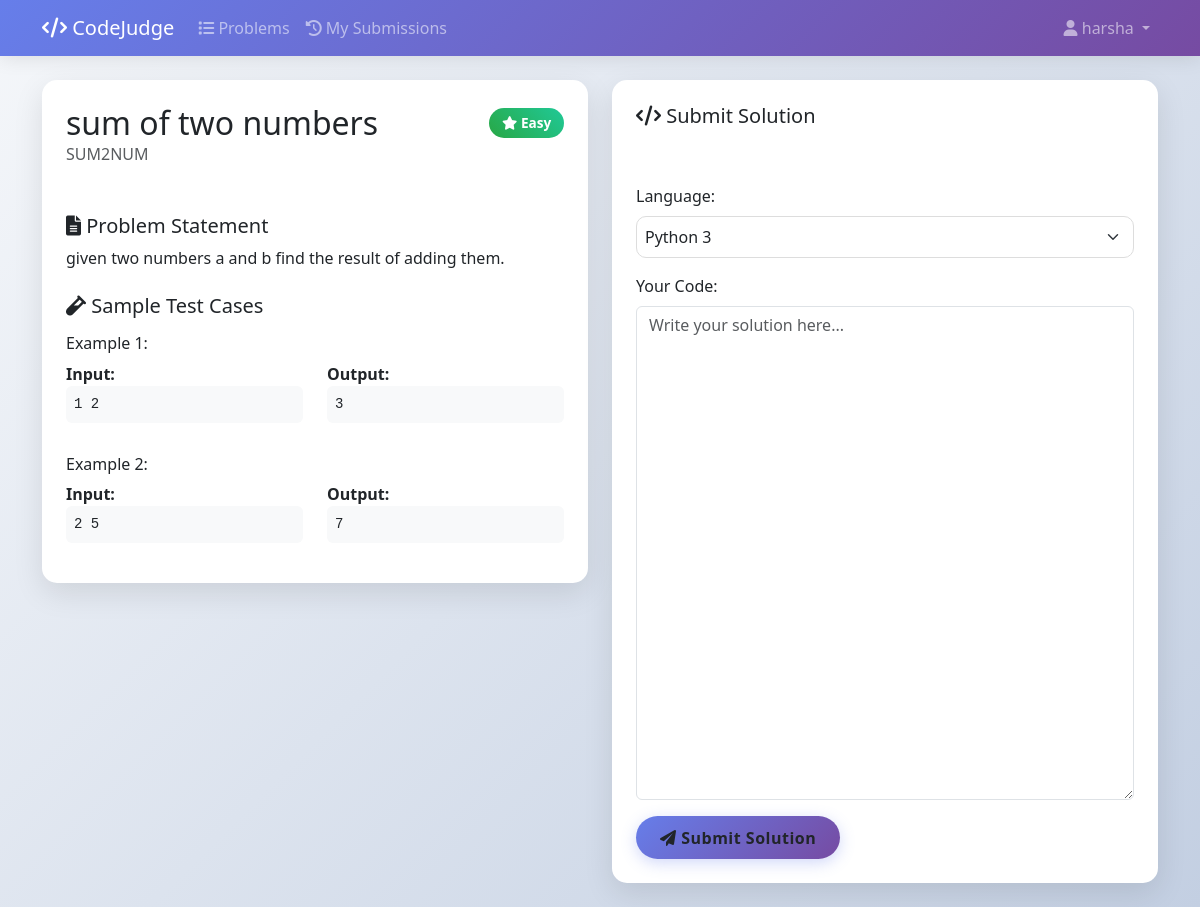
The page /problems/SUM2NUM/ (signed in) on the database its author committed.
### core/models.py (models this page shows, shortened)
class Problem(models.Model):
    DIFFICULTY = (('E','Easy'),('M','Medium'),('H','Hard'))
    name = models.CharField(max_length=100)
    short_code = models.CharField(max_length=40,unique=True)
    statement = models.TextField()
    difficulty = models.CharField(max_length=1,choices=DIFFICULTY)

class TestCase(models.Model):
    problem = models.ForeignKey(Problem, on_delete=models.CASCADE, related_name='testcases')
    input = models.TextField()
    output = models.TextField()
    is_hidden = models.BooleanField(default=False)  # Add this field
    order = models.IntegerField(default=0)  # For ordering test cases
    class Meta:
        ordering = ['order']

### core/views.py (the view, shortened to what this page needs)
# urls.py: path('<str:short_code>/', problem_detail, name='problem_detail'),  # This handles /problems/<code>/
def problem_detail(request, short_code):
    problem = get_object_or_404(Problem, short_code=short_code)
    visible_testcases = problem.testcases.filter(is_hidden=False)
    context = {
        'problem': problem,
        'testcases': visible_testcases,
    }
    return render(request, 'problem_detail.html', context)

### core/templates/problem_detail.html (shortened to what this page needs)
{% load static %}
<!DOCTYPE html>
<html lang="en">
<head>
    <link href="https://cdn.jsdelivr.net/npm/bootstrap@5.3.0/dist/css/bootstrap.min.css" rel="stylesheet">
    <link href="https://cdnjs.cloudflare.com/ajax/libs/font-awesome/6.0.0/css/all.min.css" rel="stylesheet">
    <link href="https://cdnjs.cloudflare.com/ajax/libs/codemirror/5.65.2/codemirror.min.css" rel="stylesheet">
    <link href="https://cdnjs.cloudflare.com/ajax/libs/codemirror/5.65.2/theme/monokai.min.css" rel="stylesheet">
</head>
<body>
    <nav class="navbar navbar-expand-lg navbar-dark">
        <div class="container">
            <a class="navbar-brand" href="{% url 'core:problems_list' %}">
                <i class="fas fa-code"></i> CodeJudge
            </a>
            <div class="collapse navbar-collapse" id="navbarNav">
                <ul class="navbar-nav me-auto">
                    <li class="nav-item">
                        <a class="nav-link" href="{% url 'core:problems_list' %}">
                            <i class="fas fa-list"></i> Problems
                        </a>
                    </li>
                    {% if user.is_authenticated %}
                    <li class="nav-item">
                        <a class="nav-link" href="{% url 'core:submissions_list' %}">
                            <i class="fas fa-history"></i> My Submissions
                        </a>
                    </li>
                    {% endif %}
                </ul>
                <ul class="navbar-nav">
                    {% if user.is_authenticated %}
                        <li class="nav-item dropdown">
                            <a class="nav-link dropdown-toggle" href="#" id="navbarDropdown" role="button" data-bs-toggle="dropdown">
                                <i class="fas fa-user"></i> {{ user.username }}
                            </a>
                        </li>
                    {% endif %}
                </ul>
            </div>
        </div>
    </nav>
    <div class="container mt-4">
        <div class="row">
            <div class="col-lg-6">
                <div class="card problem-card mb-4">
                    <div class="card-header bg-transparent border-0 p-4">
                        <div class="d-flex justify-content-between align-items-center">
                            <h2 class="mb-0">{{ problem.name }}</h2>
                            <span class="difficulty-{{ problem.difficulty }}">
                                {% if problem.difficulty == 'E' %}
                                    <i class="fas fa-star"></i> Easy
                                {% elif problem.difficulty == 'M' %}
                                    <i class="fas fa-star-half-alt"></i> Medium
                                {% else %}
                                    <i class="fas fa-fire"></i> Hard
                                {% endif %}
                            </span>
                        </div>
                        <p class="text-muted mb-0">{{ problem.short_code }}</p>
                    </div>
                    <div class="card-body p-4">
                        <h5><i class="fas fa-file-alt"></i> Problem Statement</h5>
                        <div class="problem-statement">
                            {{ problem.statement|linebreaksbr }}
                        </div>
                        {% if problem.testcases.all %}
                        <h5 class="mt-4"><i class="fas fa-vial"></i> Sample Test Cases</h5>
                        {% for testcase in problem.testcases.all|slice:":2" %}
                        <div class="testcase-example mt-3">
                            <h6>Example {{ forloop.counter }}:</h6>
                            <div class="row">
                                <div class="col-md-6">
                                    <strong>Input:</strong>
                                    <pre class="bg-light p-2 rounded">{{ testcase.input }}</pre>
                                </div>
                                <div class="col-md-6">
                                    <strong>Output:</strong>
                                    <pre class="bg-light p-2 rounded">{{ testcase.output }}</pre>
                                </div>
                            </div>
                        </div>
                        {% endfor %}
                        {% endif %}
                    </div>
                </div>
            </div>
            <div class="col-lg-6">
                {% if user.is_authenticated %}
                <div class="card problem-card mb-4">
                    <div class="card-header bg-transparent border-0 p-4">
                        <h5><i class="fas fa-code"></i> Submit Solution</h5>
                    </div>
                    <div class="card-body p-4">
                        <form id="submissionForm" method="post">
                            <div class="mb-3">
                                <label for="language" class="form-label">Language:</label>
                                <select name="language" id="language" class="form-select language-select">
                                    <option value="py">Python 3</option>
                                </select>
                            </div>
                            <div class="mb-3">
                                <label for="code" class="form-label">Your Code:</label>
                                <textarea name="code" id="code" class="form-control" rows="20" placeholder="Write your solution here..."></textarea>
                            </div>
                            <button type="submit" class="btn btn-modern">
                                <i class="fas fa-paper-plane"></i> Submit Solution
                            </button>
                        </form>
                    </div>
                </div>
                {% endif %}
            </div>
        </div>
    </div>
</body>
</html>

### core/templates/problem_detail.html (style rules this page uses)
:root { --primary-gradient: linear-gradient(135deg, #667eea 0%, #764ba2 100%); --success-color: #28a745; --warning-color: #ffc107; --danger-color: #dc3545; }
body { background: linear-gradient(135deg, #f5f7fa 0%, #c3cfe2 100%); min-height: 100vh; font-family: 'Segoe UI', Tahoma, Geneva, Verdana, sans-serif; }
.navbar { background: var(--primary-gradient); box-shadow: 0 2px 20px rgba(0,0,0,0.1); }
.problem-card { background: white; border-radius: 15px; box-shadow: 0 10px 30px rgba(0,0,0,0.1); border: none; }
.difficulty-E { background: linear-gradient(45deg, #28a745, #20c997); color: white; padding: 0.3rem 0.8rem; border-radius: 20px; font-weight: 600; font-size: 0.85rem; }
.btn-modern { background: var(--primary-gradient); border: none; border-radius: 25px; padding: 0.6rem 1.5rem; font-weight: 600; letter-spacing: 0.5px; transition: all 0.3s ease; box-shadow: 0 4px 15px rgba(102, 126, 234, 0.3); }
.language-select { border-radius: 10px; border: 1px solid #ddd; padding: 0.5rem; }

### rows shown on the page
Problem: name "sum of two numbers", short_code "SUM2NUM", statement "given two numbers a and b find the result of adding them."
TestCase: input "1 2", output "3"
TestCase: input "2 5", output "7"

### other values the page prints
{{ user.username }} "harsha"
